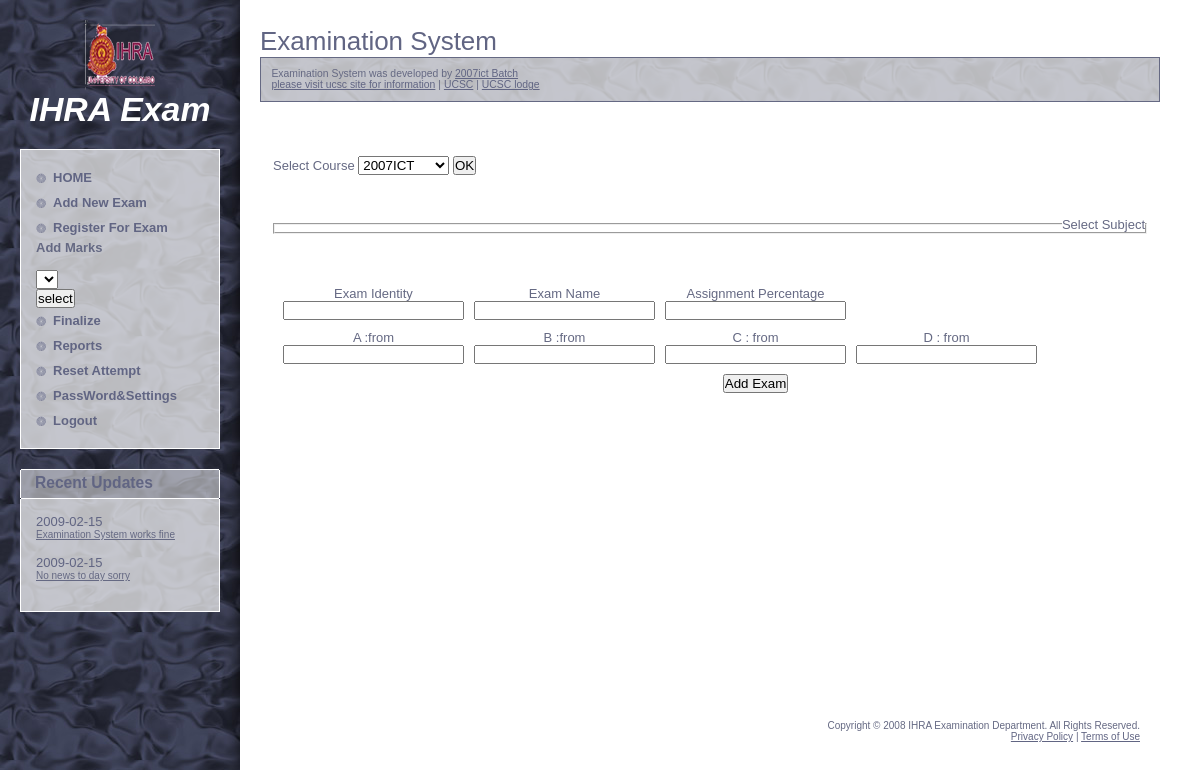
/noneed/ExaminationOfficerAddnewExam.php (signed in), run on the app's committed database.
### tables this page shows
CREATE TABLE `news` (
  `Nid` int(10) NOT NULL auto_increment,
  `Date` varchar(50) default NULL,
  `item` varchar(1000) default NULL,
  PRIMARY KEY  (`Nid`)
);

### class/Connection.php (called while the page is built, shortened)
<?php
class Connection{
    public static  function connect($query){
        $result=mysql_query($query) or die("qurery failed".mysql_error());
        return $result;
    }
}
?>

### class/News.php (called while the page is built, shortened)
<?php
require_once('Connection.php');
class News {
    public function setNewsItems(){
        $query="select * from News ";
        $result=Connection::connect($query);
        while($row=mysql_fetch_array($result)){
            $new=new News();
            $nid=$row['Nid'];
            $new->Date=$row['Date'];
            $new->Item=$row['item'];
            $new->NID=$nid;
            $news["$nid"]=$new;
        }
        if(Connection::$affectedrows!=0){
             return $news;
        }
        else{
            return false;
        }
    }
}
?>

### class/Course.php (called while the page is built, shortened)
<?php
require_once("Subject.php");
include_once("Connection.php");
class Course {
    public function getAllActiveCourses(){
        $query="select * from ActiveCourse left join Course on ActiveCourse.C_id=Course.C_id where Current='T'";
        $result= Connection::connect($query);
        while($row=mysql_fetch_array($result)){
            $course1=new Course();
            $ac=$row['Ac_id'];
            $course1->Ac_id=$ac;
            $course1->C_id=$row['C_id'];
            $course1->CourseName=$row['CourseName'];
            $course1->LecturerInCharge=$row['LecturerInCharge'];
            $course1->StartDate=$row['StartDate'];
            $course1->Years=$row['Years'];
            $course1->Degree=$row['Degree'];
            $Courses["$ac"]=$course1;
        }
        if(Connection::$affectedrows!=0){
            return $Courses;
        }
        else{
            return false;
        }
    }
}
?>

### noneed/ExaminationOfficerAddnewExam.php (the view, shortened to what this page needs)
<?php
include_once("class/Course.php");
include_once("class/Exam.php");
$co=new Course();
$Courses=$co->getAllActiveCourses();
?>
<!DOCTYPE html PUBLIC "-//W3C//DTD XHTML 1.0 Strict//EN" "http://www.w3.org/TR/xhtml1/DTD/xhtml1-strict.dtd">
<html xmlns="http://www.w3.org/1999/xhtml">
    <head>
        <link href="Style/default2.css" rel="stylesheet" type="text/css" />
    </head>
    <body>
        <div id="sidebar">
            <div id="logo">
                <h1><a href="#">IHRA Exam </a></h1>
            </div>
            <div id="menu" class="boxed">
                <div class="content">
                    <ul>
                        <li class="active"><a href="ExaminationOfficer.php" title="">HOME</a></li>
                        <li><a href="" title="">Add New Exam</a></li>
                        <li><a href="ExaminationOfficerRegisterStudent.php" title="">Register For Exam</a></li>
                        <li><span ><b>Add Marks</b></span>
                            <form action="ExaminationOfficerAddMarks.php" method="post" name="form2" class="style3" id="form2">
                                                              <br />
                                <select name="SelExamCombo" id="SelExamCombo">
                                </select>
                                <br />
                                <input type="submit" value="select">
                            </form>
                        </li>
                        <li><a href="ExaminationOfficerCloseExam.php" title="">Finalize</a></li>
                        <li><a href="ExaminationOfficerReports.php" title="">Reports</a></li>
                         <li><a href="ExaminationOfficerResetAttempt.php" title="">Reset Attempt</a></li>
                        <li><a href="ChangePassword.php" title="">PassWord&Settings</a></li>
                        <li><a href="Script/Logout.php" title="">Logout</a></li>
                    </ul>
                </div>
            </div>
            <div id="updates" class="boxed">
                <h2 class="title">Recent Updates</h2>
                <div class="content">
                    <ul>
                        <?php
                        include_once('class/News.php');
                        $news=new News();
                        if(isset($_SESSION['news'])){
                            $new=unserialize($_SESSION['news']);
                        }
                        else{
                            $new=$news->setNewsItems();
                        }
                        if(is_array($new)){
                            foreach($new as $ne){
                                echo "<li>";
                                echo "<h3>$ne->Date</h3>";
                                echo "<p><u>$ne->Item</u></p>";
                                echo "</li>";
                            }
                        }
                        else{
                            echo "<li>";
                            echo "no news added by the adminstrator";
                            echo "</li>";
                        }
                        ?>
                    </ul>
                </div>
            </div>
        </div>
        <div id="main">
            <div id="welcome" class="post">
                <h2 class="title">Examination System</h2>
                <div class="meta">
                    <p>Examination System was developed by <a href="index.php">2007ict Batch</a><br />
                    <a href="#">please visit ucsc site for information</a> | <a href="ucsc.cmb.ac.lk">UCSC</a> | <a href="www.ucsclodge.lk">UCSC lodge</a></p>
                </div>
                <div class="story">
                    <p>&nbsp;</p>
                    <form id="form1" name="form1" method="post" action="">
                        <label for="SelCourseCombo" class="style4">Select Course</label>
                        <select name="SelCourseCombo" id="SelCourseCombo">
                            <?php
                            foreach($Courses as $cs){
                                echo "<option>$cs->Ac_id</option>";
                            }
                            ?>
                        </select>
                        <input type="button" value="OK" onclick="setSubjects()">
                    </form>
                    <p>&nbsp;</p>
                    <form id="form2" name="form2" method="post" action="Script/ExaminationOfficerAddnewExam.php" onsubmit="return checkText()">
                        <div style=" text-align:right;">
                        <fieldset id="subresult">
                            <legend>Select Subject</legend>
                        </fieldset>
                        <p>&nbsp;</p>
                        <div>
                        <table width="66%" border="0" cellpadding="20" cellspacing="10">
                            <tr>
                                <td class="style4"><label for="DateText">
                                        <div align="center">Exam Identity</div>
                                    </label>
                                    <div align="center">
                                        <input type="text" name="Examid" id="Examid" />
                                </div></td>
                                <td class="style4"><label for="TimeText">
                                        <div align="center">Exam Name</div>
                                    </label>
                                    <div align="center">
                                        <input type="text" name="ExamName" id="ExamName" />
                                </div></td>
                                <td class="style4"><label for="DuText">
                                        <div align="center">Assignment Percentage</div>
                                    </label>
                                    <div align="center">
                                        <input type="text" name="AssignmentPerc" id="AssignmentPerc" />
                                </div></td>
                            </tr>
                            <tr>
                                <td class="style4"><label for="DuText">
                                        <div align="center">A :from</div>
                                    </label>
                                    <div align="center">
                                        <input type="text" name="Afrom" id="Afrom" />
                                </div></td>
                                <td class="style4"><label for="DuText">
                                        <div align="center">B :from</div>
                                    </label>
                                    <div align="center">
                                        <input type="text" name="Bfrom" id="Bfrom" />
                                </div></td>
                                <td class="style4"><label for="DuText">
                                        <div align="center">C : from</div>
                                    </label>
                                    <div align="center">
                                        <input type="text" name="Cfrom" id="Cfrom" />
                                </div></td>
                                <td class="style4"><label for="DuText">
                                        <div align="center">D : from</div>
                                    </label>
                                    <div align="center">
                                        <input type="text" name="Dfrom" id="Dfrom" />
                                </div></td>
                            </tr>
                            <tr>
                                <td class="style4"><div align="center"></div></td>
                                <td class="style4"><div align="center"></div></td>
                                <td class="style4"><label for="Submit">
                                        <div align="center">
                                            <input type="submit" name="Submit" id="Submit" value="Add Exam" />
                                        </div>
                                </label></td>
                            </tr>
                        </table>
                    </form>
                    <p>&nbsp;</p>
                    <p>&nbsp;</p>
                    <p>&nbsp;</p>
                    <p>&nbsp;</p>
                    <p>&nbsp;</p>
                </div>
            </div>
            <div id="example" class="post">
                <h2 class="title">&nbsp;</h2>
            </div>
        </div>
        <div id="footer">
            <p id="legal">Copyright &copy; 2008 IHRA Examination Department. All Rights Reserved. </p>
            <p id="links"><a href="#">Privacy Policy</a> | <a href="#">Terms of Use</a></p>
        </div>
    </body>
</html>

### Style/default2.css (style rules this page uses)
* { margin: 0; padding: 0; }
body { background: #FFFFFF url(../images/img01.jpg) repeat-y; font: normal small Arial, Helvetica, sans-serif; color: #656983; }
h1, h2, h3 { font-weight: normal; color: #616583; }
h2 { font-size: 2em; }
p, blockquote, ul, ol { margin-bottom: 1.5em; }
ul { margin-left: 3em; }
a { color: #616583; }
.boxed { margin-bottom: 20px; }
.boxed .title { height: 25px; padding: 5px 0 0 15px; background: url(../images/img03.gif) no-repeat; font-size: 1.2em; font-weight: bold; }
.boxed .content { padding: 15px; background: url(../images/img04.gif); border: 1px solid #FFFFFF; border-top: none; }
.post { padding: 2em 0 0 0; }
.post .meta { padding: 1em; background: #656983 url(../images/img04.gif); border: 1px solid #656983; font-size: .8em; }
.post .meta p { margin: 0; }
.post .story { padding: 1em; }
.post .story p, .post .story blockquote, .post .story ul, .post .story ol { line-height: 1.7em; }
#logo { padding: 70px 0 20px 0; background: url(../images/ucsc.png) no-repeat center top; text-align: center; }
#logo h1 { font-size: 2.6em; font-weight: bold; font-style: italic; }
#logo a { text-decoration: none; color: #FFFFFF; }
#main { margin: 0 40px 0 260px; }
#sidebar { float: left; position: relative; width: 200px; padding: 20px; }
#menu .content { border: 1px solid #FFFFFF; }
#menu ul { margin: 0; list-style: none; }
#menu li { display: block; }
#menu a { display: block; padding: 5px 0 5px 17px; background: url(../images/img05.gif) no-repeat left center; text-decoration: none; font-weight: bold; }
#updates ul { margin: 0; padding: 0; list-style: none; }
#updates h3 { font-size: small; }
#updates p { font-size: x-small; }
#footer { clear: both; padding: 20px; }
#footer p { margin: 0; text-align: right; font-size: x-small; }

### data on the page
news: Date "2009-02-15", item "Examination System works fine"
news: Date "2009-02-15", item "No news to day sorry"

### other printed values
form field SelCourseCombo "2007ICT"
